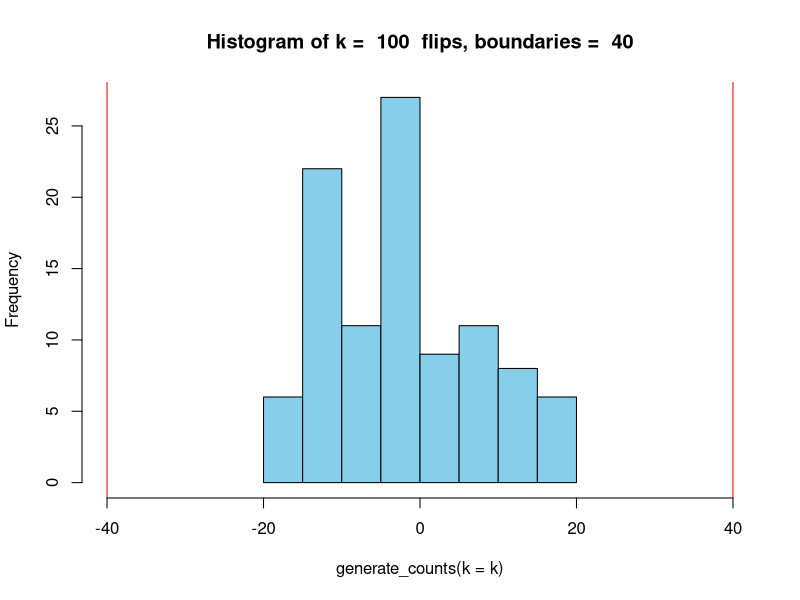
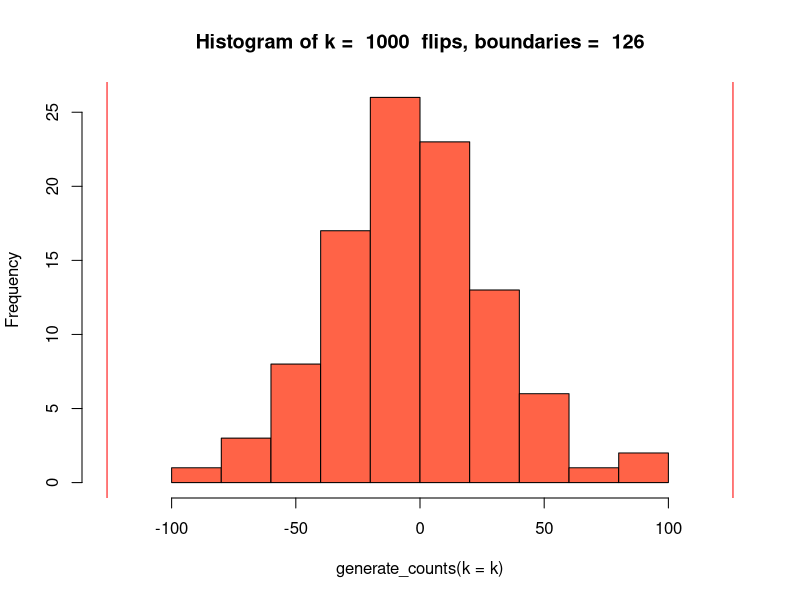
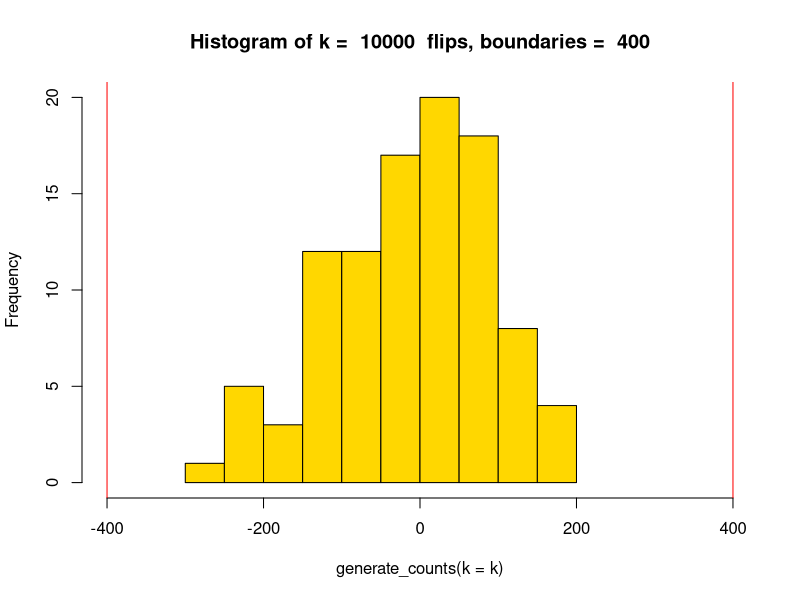
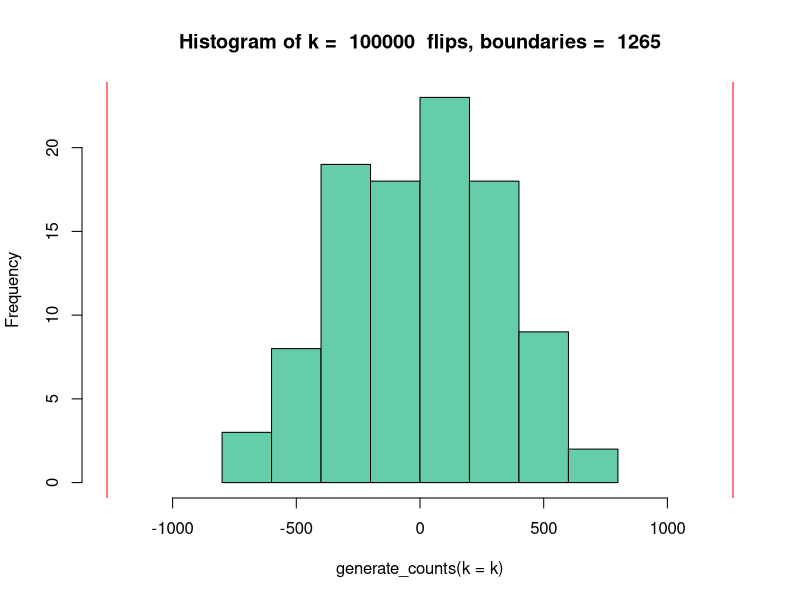

Here is the R script that generated these plots, in order:
## ---- chunk 1
options(scipen=999)
## ---- chunk 2
generate_counts <- function(k = 1000, n=100) {
  X = matrix(2*(runif(k*n)>0.5)-1, k, n)
  S = colSums(X)
  return(S)
}

generate_counts()
k = 100
lbound = round(-4*k^0.5)
ubound = round(4*k^0.5)
hist(generate_counts(k = k), xlim = range(lbound, ubound), col = "skyblue", main = paste("Histogram of k = " , k, " flips, boundaries = ", ubound))
abline(v=lbound, col="red")
abline(v=ubound, col="red")

k = 1000
lbound = round(-4*k^0.5)
ubound = round(4*k^0.5)
hist(generate_counts(k = k), xlim = range(lbound, ubound), col = "tomato", main = paste("Histogram of k = " , k, " flips, boundaries = ", ubound))
abline(v=lbound, col="red")
abline(v=ubound, col="red")

k = 10000
lbound = round(-4*k^0.5)
ubound = round(4*k^0.5)
hist(generate_counts(k = k), xlim = range(lbound, ubound), col = "gold", main = paste("Histogram of k = " , k, " flips, boundaries = ", ubound))
abline(v=lbound, col="red")
abline(v=ubound, col="red")

k = 100000
lbound = round(-4*k^0.5)
ubound = round(4*k^0.5)
hist(generate_counts(k = k), xlim = range(lbound, ubound), col = "mediumaquamarine", main = paste("Histogram of k = " , k, " flips, boundaries = ", ubound))
abline(v=lbound, col="red")
abline(v=ubound, col="red")
